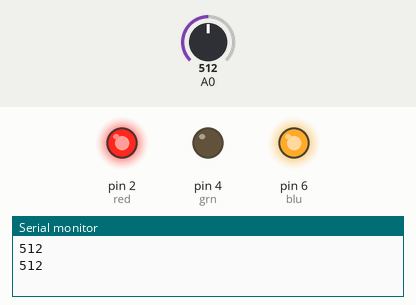
This sketch was run on a simulated Arduino Uno, built with avr-gcc and run on an emulated ATmega328P. Shown: output pins drawn as LEDs (lit = HIGH), the last lines printed to the serial monitor. Inputs (shaded band) come from the test bench; at power-on: A0 = 512.

Above: at 1.8 s.
1.9 s: A0 set to 538
3.4 s: A0 set to 559
At 5.2 s:
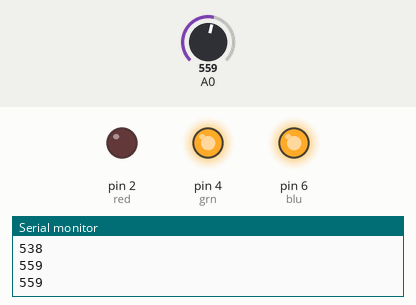
5.5 s: A0 set to 240
At 6.8 s:
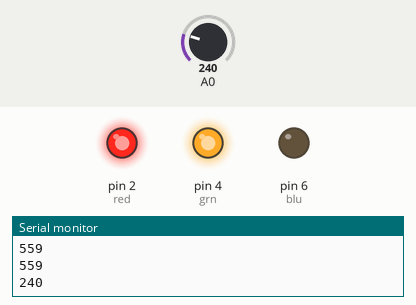
7.5 s: A0 set to 264
At 8.3 s:
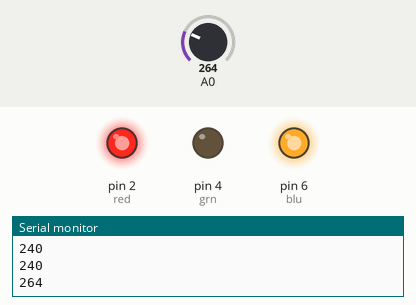
9.5 s: A0 set to 122
At 11.0 s:
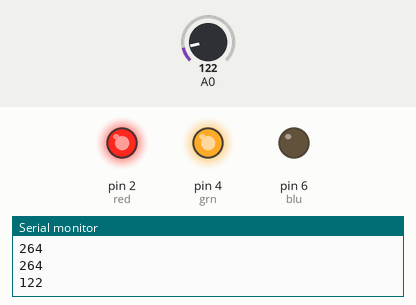
Timing chart, 0 to 12.5 s (numbered marks = the images above; inputs shaded):
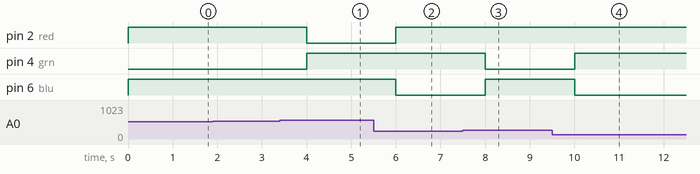

Measured:
- the behaviour switches between 550 and 551 on A0 (found by bisection; images 0 and 1)
- the behaviour switches between 250 and 251 on A0 (found by bisection; images 2 and 3)
- after the input at 3.4 s, pin 2 (red): HIGH → LOW after 0.60 s; pin 4 (grn): LOW → HIGH after 0.60 s
- after the input at 5.5 s, pin 2 (red): LOW → HIGH after 0.50 s; pin 6 (blu): HIGH → LOW after 0.50 s
- after the input at 7.5 s, pin 4 (grn): HIGH → LOW after 0.50 s; pin 6 (blu): LOW → HIGH after 0.50 s
- after the input at 9.5 s, pin 4 (grn): LOW → HIGH after 0.50 s; pin 6 (blu): HIGH → LOW after 0.50 s

The sketch:

PhotoResistorRGB.ino
```cpp
int red = 2;
int grn = 4;
int blu = 6;

// the setup routine runs once when you press reset:
void setup() {
  // initialize the digital pin as an output.
  pinMode(2, OUTPUT);
  pinMode(4, OUTPUT);
  pinMode(6, OUTPUT);
  Serial.begin(9600);
}

void loop() {
  int sensorValue = analogRead(A0);
  Serial.println(sensorValue);
  if (sensorValue > 550) {
      digitalWrite(red, LOW);
      digitalWrite(grn, HIGH);
      digitalWrite(blu, HIGH);
  }

  if (sensorValue < 550 && sensorValue >  250){
      digitalWrite(red, HIGH);
      digitalWrite(grn, LOW);
      digitalWrite(blu, HIGH);
  }

  if (sensorValue < 250 ) {
      digitalWrite(red, HIGH);
      digitalWrite(grn, HIGH);
      digitalWrite(blu, LOW);
  }

  delay(1000);
}
```
